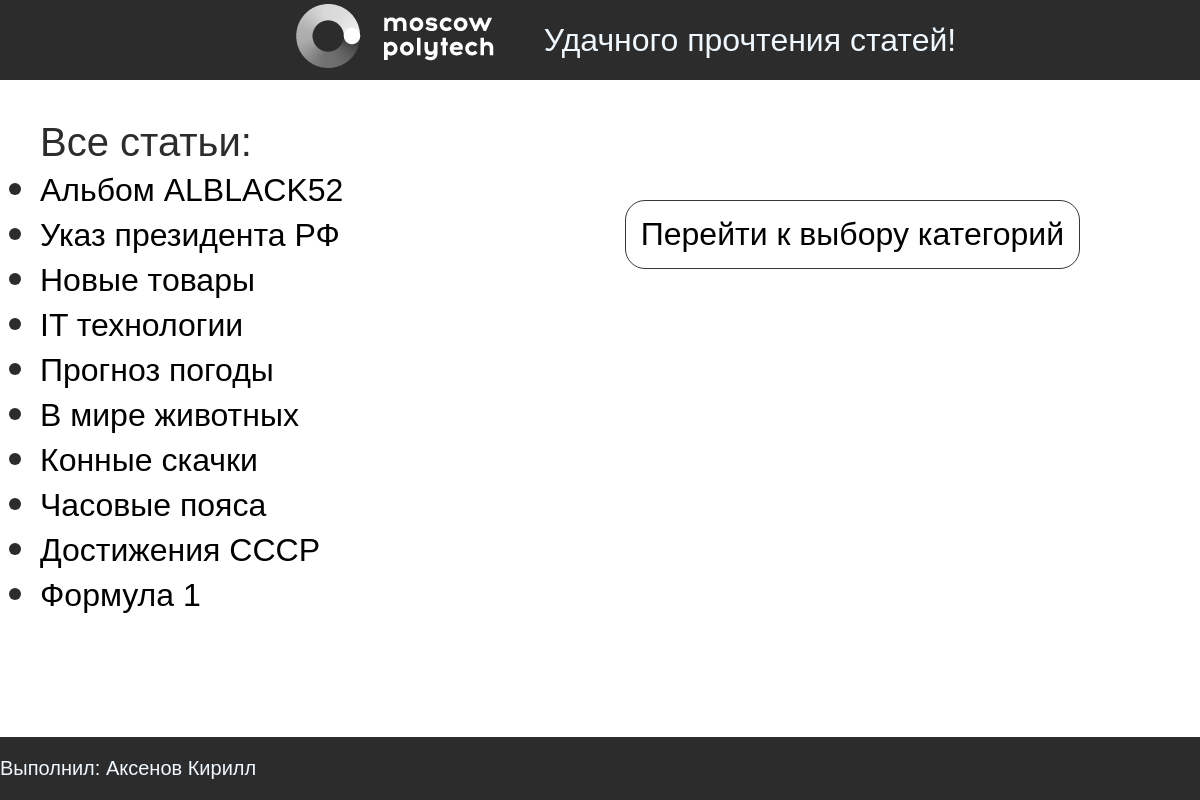
Screenshot of /newspaper/ with the database file from the repository.
### newspaper/models.py (models this page shows, shortened)
class Article(models.Model):
    title = models.CharField(max_length=255)
    section = models.ForeignKey(Category, on_delete=models.CASCADE)
    content = models.TextField()
    publication_date = models.DateField(auto_now_add=True)
    author = models.ForeignKey(Author, on_delete=models.CASCADE)
    class Meta:
        verbose_name = 'Статья'
        verbose_name_plural = 'Статьи'

### newspaper/views.py (the view)
# urls.py: path('', views.list, name='list'),
def list(request):
    articles = Article.objects.all()
    categories = Category.objects.all()
    context = {'articles': articles, 'categories': categories}
    return render(request, "newspaper/list.html", context)

### newspaper/templates/newspaper/list.html (shortened to what this page needs)
{% extends 'newspaper/index.html' %}
{% block content %}
<div class="wrapper">
    {% if articles %}
    <ul class="ul_teg">Все статьи:
        {% for article in articles %}
        <li><a href="{% url 'newspaper:detail' article.id %}">{{ article.title }}</a></li>
        {% endfor %}
    </ul>
    {% else %}
    <p>Статьи не найдены =/</p>
    {% endif %}
    <a class="a_polls" href="{% url 'newspaper:polls' %}">Перейти к выбору категорий</a>
</div>
{% endblock %}

### newspaper/static/newspaper/style.css (style rules this page uses)
html { font-size: 62.5%; color: #000000; scroll-behavior: smooth; height: 100%; }
body { padding: 0; min-height: 100%; display: flex; flex-direction: column; margin: 0; font-family: 'Montserrat', sans-serif; }
a { color: rgb(0, 0, 0); text-decoration: none; font-size: 3.2rem; transition: color 0.3s ease, transform 0.3s ease; }
.a_polls { border: 1px solid rgb(56, 54, 54); border-radius: 20px; padding: 15px; position: absolute; top: 25vh; right: 10vw; }
.ul_teg, .finded { color: #2c2c2c; }
.wrapper { color: #2c2c2c; max-width: 1200px; margin: 0 auto; }
ul { font-size: 4rem; color: #fff; }

### rows the page displays
Article: title "Альбом ALBLACK52"
Article: title "Указ президента РФ"
Article: title "Новые товары"
Article: title "IT технологии"
Article: title "Прогноз погоды"
Article: title "В мире животных"
Article: title "Конные скачки"
Article: title "Часовые пояса"
Article: title "Достижения СССР"
Article: title "Формула 1"
